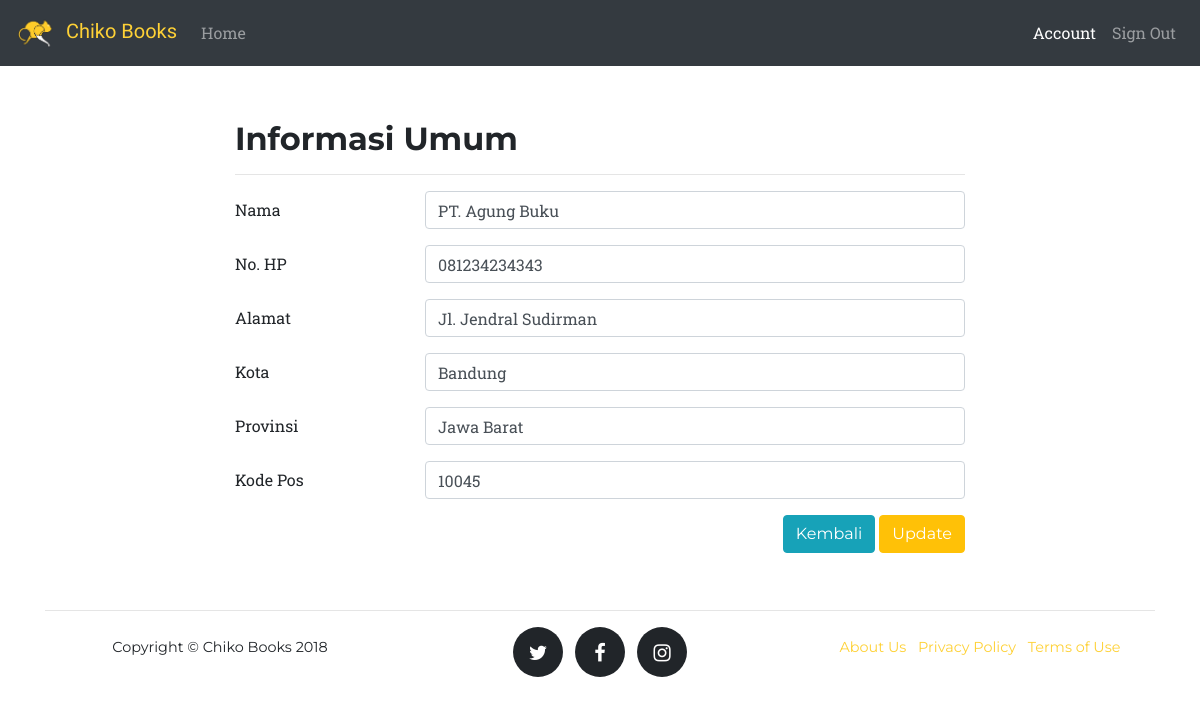
The page /percetakan/account_edit_informasi.php (signed in) on the database its author committed.
### tables this page shows
CREATE TABLE IF NOT EXISTS `percetakan` (
  `id_percetakan` int(11) NOT NULL AUTO_INCREMENT,
  `nama` varchar(40) NOT NULL,
  `email` varchar(30) NOT NULL,
  `password` varchar(30) NOT NULL,
  `no_hp` varchar(12) NOT NULL,
  `provinsi` varchar(40) NOT NULL,
  `kota` varchar(40) NOT NULL,
  `alamat` varchar(50) NOT NULL,
  `kode_pos` varchar(5) NOT NULL,
  `jum_buku` int(11) DEFAULT '0',
  `file_profil` text,
  PRIMARY KEY (`id_percetakan`)
);

### config.php (called while the page is built, shortened)
<?php
  function path($path){
    return 'http://localhost/chikobooks' . $path;
  }
?>

### percetakan/proses_get_akun.php (called while the page is built)
<?php
  $line = "SELECT * FROM percetakan WHERE id_percetakan=" . $_SESSION['login_percetakan'];
  $query = mysqli_query($conn, $line);
  if ($query){
    $akun = mysqli_fetch_array($query);
  }else{
    echo "Gagal get akun";
  }
?>

### percetakan/account_edit_informasi.php (the view, shortened to what this page needs)
<?php
  include "../config.php";
?>
<!DOCTYPE html>
<html lang="en">
  <head>
    <?php include "../cdn.php"; ?>
    <link href="<?php echo path("/assets/css/primary.css"); ?>" rel="stylesheet">
    <link href="<?php echo path("/assets/css/footer.css"); ?>" rel="stylesheet">
    <link href="assets/css/navbar.css" rel="stylesheet">
  </head>
  <body>
    <?php
      include "navbar.php";
      include "proses_get_akun.php";
    ?>
    <div class="container">
      <div class="row">
        <div class="col"></div>
        <div class="col-md-8 col-sm-12">
          <h2 class="font-weight-bold">Informasi Umum</h2>
          <hr>
          <form action="proses_edit_informasi_akun.php" method="post">
            <div class="form-group row">
              <label class="col-sm-3 col-form-label">Nama</label>
              <div class="col-sm-9">
                <input type="text" class="form-control" name="nama" value="<?php echo $akun['nama']; ?>" required maxlength="40">
              </div>
            </div>
            <div class="form-group row">
              <label class="col-sm-3 col-form-label">No. HP</label>
              <div class="col-sm-9">
                <input type="text" class="form-control" name="no_hp" value="<?php echo $akun['no_hp']; ?>" required pattern="[0-9]+" minlength="10" maxlength="20">
              </div>
            </div>
            <div class="form-group row">
              <label class="col-sm-3 col-form-label">Alamat</label>
              <div class="col-sm-9">
                <input type="text" class="form-control" name="alamat" value="<?php echo $akun['alamat']; ?>" required maxlength="50">
              </div>
            </div>
            <div class="form-group row">
              <label class="col-sm-3 col-form-label">Kota</label>
              <div class="col-sm-9">
                <input type="text" class="form-control" name="kota" value="<?php echo $akun['kota']; ?>" required maxlength="40">
              </div>
            </div>
            <div class="form-group row">
              <label class="col-sm-3 col-form-label">Provinsi</label>
              <div class="col-sm-9">
                <input type="text" class="form-control" name="provinsi" value="<?php echo $akun['provinsi']; ?>" required maxlength="40">
              </div>
            </div>
            <div class="form-group row">
              <label class="col-sm-3 col-form-label">Kode Pos</label>
              <div class="col-sm-9">
                <input type="text" class="form-control" name="kode_pos" value="<?php echo $akun['kode_pos']; ?>" required pattern="[0-9]+" minlength="5" maxlength="5">
              </div>
            </div>
            <div class="form-group row">
              <div class="col text-right">
                <a href="account.php" class="btn btn-info">Kembali</a>
                <button type="submit" class="btn btn-warning" style="color: white;">Update</button>
              </div>
            </div>
          </form>
        </div>
        <div class="col"></div>
      </div>
    </div>
    <?php include "../footer.php"; ?>
  </body>
</html>

### assets/css/primary.css (style rules this page uses)
body { font-family: 'Roboto Slab', -apple-system, BlinkMacSystemFont, 'Segoe UI', Roboto, 'Helvetica Neue', Arial, sans-serif, 'Apple Color Emoji', 'Segoe UI Emoji', 'Segoe UI Symbol', 'Noto Color Emoji'; }
h1,h2,h3,h4,h5,h6,.btn { font-family: 'Montserrat', -apple-system, BlinkMacSystemFont, 'Segoe UI', Roboto, 'Helvetica Neue', Arial, sans-serif, 'Apple Color Emoji', 'Segoe UI Emoji', 'Segoe UI Symbol', 'Noto Color Emoji'; }

### rows shown on the page
percetakan: nama "PT. Agung Buku", no_hp "081234234343", alamat "Jl. Jendral Sudirman", kota "Bandung", provinsi "Jawa Barat", kode_pos "10045"
